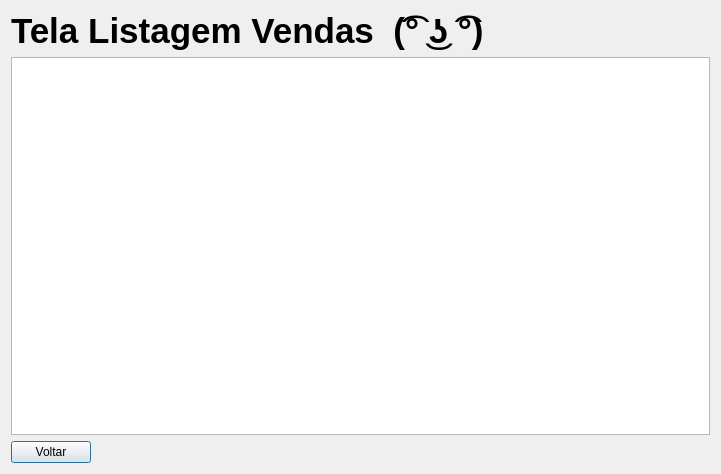
<?xml version="1.0" encoding="UTF-8"?>
<ui version="4.0">
 <class>TelaListagemVendas</class>
 <widget class="QDialog" name="TelaListagemVendas">
  <property name="geometry">
   <rect>
    <x>0</x>
    <y>0</y>
    <width>721</width>
    <height>474</height>
   </rect>
  </property>
  <property name="windowTitle">
   <string>Listagem de Vendas</string>
  </property>
  <layout class="QVBoxLayout" name="verticalLayout">
   <item>
    <widget class="QLabel" name="txt">
     <property name="font">
      <font>
       <pointsize>26</pointsize>
       <bold>true</bold>
      </font>
     </property>
     <property name="text">
      <string>Tela Listagem Vendas  (͡° ͜ʖ ͡°)</string>
     </property>
    </widget>
   </item>
   <item>
    <widget class="QTableWidget" name="tabelaVendas"/>
   </item>
   <item>
    <layout class="QHBoxLayout" name="horizontalLayout">
     <item>
      <widget class="QPushButton" name="botVoltar">
       <property name="text">
        <string>Voltar</string>
       </property>
      </widget>
     </item>
     <item>
      <spacer name="horizontalSpacer">
       <property name="orientation">
        <enum>Qt::Horizontal</enum>
       </property>
       <property name="sizeHint" stdset="0">
        <size>
         <width>0</width>
         <height>0</height>
        </size>
       </property>
      </spacer>
     </item>
    </layout>
   </item>
  </layout>
 </widget>
 <resources/>
 <connections/>
</ui>
